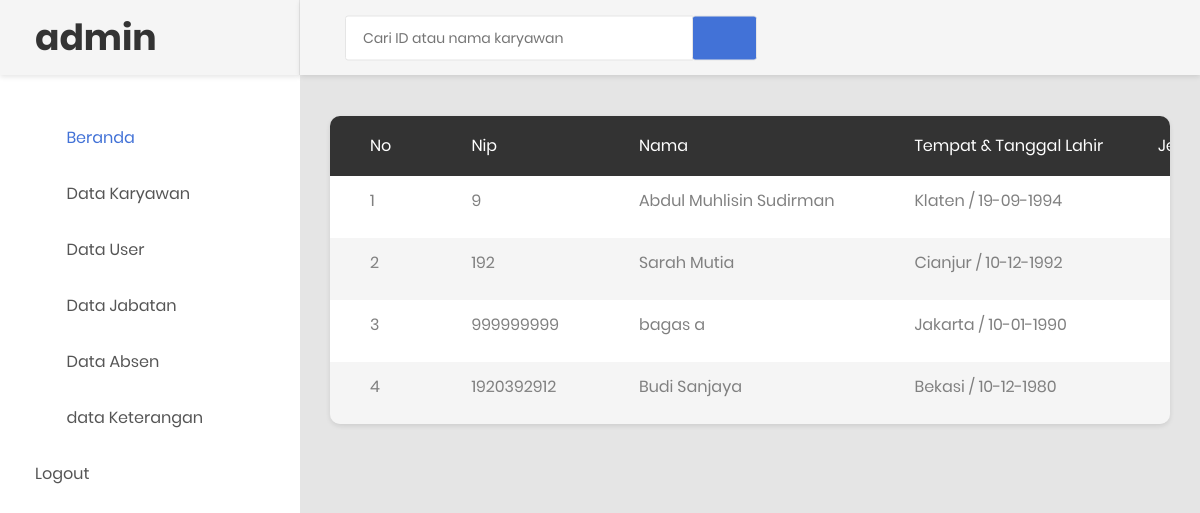
/prospenkar.php (signed in), run on the app's committed database.
### tables this page shows
CREATE TABLE `tb_karyawan` (
  `id_karyawan` int(11) NOT NULL,
  `username` varchar(50) NOT NULL,
  `password` varchar(50) NOT NULL,
  `nama` varchar(255) NOT NULL,
  `tmp_tgl_lahir` varchar(255) NOT NULL,
  `jenkel` varchar(255) NOT NULL,
  `agama` varchar(255) NOT NULL,
  `alamat` text NOT NULL,
  `no_tel` varchar(18) NOT NULL,
  `jabatan` varchar(255) NOT NULL,
  `foto` varchar(50) NOT NULL
);

### prospenkar.php (the view, shortened to what this page needs)
<?php
require_once("koneksi.php");
 ?>
<!DOCTYPE html>
<html lang="en">
<head>
     <link rel="stylesheet" href="https://maxcdn.bootstrapcdn.com/bootstrap/4.5.2/css/bootstrap.min.css">
    <link rel="stylesheet" type="text/css" href="css/bootstrap.css" media="all">
    <link href="css/font-face.css" rel="stylesheet" media="all">
    <link href="vendor/font-awesome-4.7/css/font-awesome.min.css" rel="stylesheet" media="all">
    <link href="vendor/font-awesome-5/css/fontawesome-all.min.css" rel="stylesheet" media="all">
    <link href="vendor/mdi-font/css/material-design-iconic-font.min.css" rel="stylesheet" media="all">
    <link href="vendor/bootstrap-4.1/bootstrap.min.css" rel="stylesheet" media="all">
    <link href="vendor/animsition/animsition.min.css" rel="stylesheet" media="all">
    <link href="vendor/bootstrap-progressbar/bootstrap-progressbar-3.3.4.min.css" rel="stylesheet" media="all">
    <link href="vendor/wow/animate.css" rel="stylesheet" media="all">
    <link href="vendor/css-hamburgers/hamburgers.min.css" rel="stylesheet" media="all">
    <link href="vendor/slick/slick.css" rel="stylesheet" media="all">
    <link href="vendor/select2/select2.min.css" rel="stylesheet" media="all">
    <link href="vendor/perfect-scrollbar/perfect-scrollbar.css" rel="stylesheet" media="all">
    <link href="css/theme.css" rel="stylesheet" media="all">
</head>
<body class="animsition">
    <div class="page-wrapper">
        <aside class="menu-sidebar d-none d-lg-block">
            <div class="logo">
                <a href="#">
                    <h1>admin</h1>
                </a>
            </div>
            <div class="menu-sidebar__content js-scrollbar1">
                <nav class="navbar-sidebar">
                    <ul class="list-unstyled navbar__list">
                        <li class="active has-sub">
                            <a class="js-arrow" href="admin2.php">
                                <i class="fas fa-tachometer-alt"></i>Beranda</a>
                        </li>
                        <li>
                            <a href="datakaryawan.php">
                                <i class="fas fa-chart-bar"></i>Data Karyawan</a>
                        </li>
                        <li>
                            <a href="datauser.php">
                                <i class="fas fa-table"></i>Data User</a>
                        </li>
                        <li>
                            <a href="datajabatan.php">
                                <i class="far fa-check-square"></i>Data Jabatan</a>
                        </li>
                        <li>
                            <a href="data_absen.php">
                                <i class="fas fa-calendar-alt"></i>Data Absen</a>
                        </li>
                        <li>
                            <a href="data_keterangan.php">
                                <i class="fas fa-table"></i>data Keterangan
                            </a>
                        </li>
                        <li>
                            <a href="logout.php">Logout</a>
                        </li>
                    </ul>
                </nav>
            </div>
        </aside>
        <div class="page-container">
            <header class="header-desktop">
                <div class="section__content section__content--p30">
                    <div class="container-fluid">
                        <div class="header-wrap">
                            <form class="form-header" action="prospenkar.php" method="POST">
                                <input autocomplete="off" class="au-input au-input--xl" type="text" name="cari" placeholder="Cari ID atau nama karyawan" />
                                <button class="au-btn--submit" type="submit">
                                    <i class="zmdi zmdi-search"></i>
                                </button>
                            </form>
                            <div class="header-button">
                                <div class="noti-wrap">
                    </div>
                </div>
            </header>
            <div class="main-content">
                <div class="section__content section__content--p30">
                    <div class="container-fluid">
                        <div class="row">
                                <div class="table-responsive table--no-card m-b-30">
                                    <table class="table table-borderless table-striped table-earning">
                                        <thead>
                                            <tr>
                                                <th>No</th>
                                                <th>Nip</th>
                                                <th>Nama</th>
                                                <th>Tempat & tanggal lahir</th>
                                                <th class="text-right">Jenis Kelamin</th>
                                            </tr>
                                        </thead>
                                        <tbody>
                                            <?php
                                            $cari = $_POST['cari'];
                                            $sql = "SELECT * FROM tb_karyawan WHERE id_karyawan LIKE '%$cari%' OR nama LIKE '%$cari%'";
                                            $query = mysqli_query($koneksi, $sql);
                                            $no = 1;
                                            while ($row = mysqli_fetch_array($query)) {
                                             ?>
                                            <tr>
                                                <td><?php echo $no ?></td>
                                                <td><?php echo $row['id_karyawan']; ?></td>
                                                <td><?php echo $row['nama']; ?></td>
                                                <td><?php echo $row['tmp_tgl_lahir']; ?></td>
                                                <td><?php echo $row['jenkel']; ?></td>
                                            </tr>
                                           <?php
                                           $no++;
                                       }
                                            ?>
                                        </tbody>
                                    </table>
                                </div>
                            </div>
                        <div class="row">
                            <div class="col-lg-6">
                            </div>
                            <div class="col-lg-6">
                            </div>
                        </div>
                        <div class="row">
                            <div class="col-md-12">
                            </div>
                        </div>
                        <div class="row m-t-30">
                            <div class="col-md-12">
                            </div>
                        </div>
                </div>
            </div>
        </div>
    </div>
</body>
</html>

### data on the page
tb_karyawan: id_karyawan "9", nama "Abdul Muhlisin Sudirman", tmp_tgl_lahir "Klaten / 19-09-1994"
tb_karyawan: id_karyawan "192", nama "Sarah Mutia", tmp_tgl_lahir "Cianjur / 10-12-1992"
tb_karyawan: id_karyawan "999999999", nama "bagas a", tmp_tgl_lahir "Jakarta / 10-01-1990"
tb_karyawan: id_karyawan "1920392912", nama "Budi Sanjaya", tmp_tgl_lahir "Bekasi / 10-12-1980"
